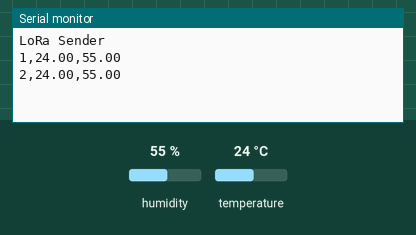
Bench run of a sketch on a simulated Arduino Uno, built with avr-gcc and run on an emulated ATmega328P. On the bench: the last lines printed to the serial monitor. Inputs (shaded band) come from the test bench; at power-on: humidity 55 %, temperature 24 °C. No radio packets arrive unless stated.

Above: at 1.9 s.
2.0 s: humidity set to 22 %
At 3.2 s:
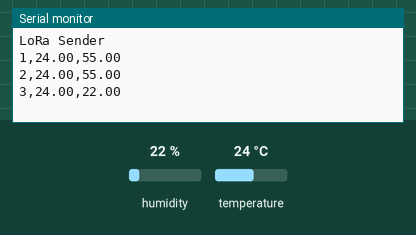
3.5 s: temperature set to 12 °C
At 3.5 s:
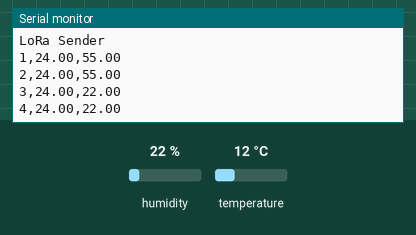
5.0 s: humidity set to 40 %
At 6.4 s:
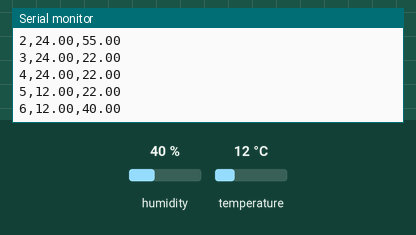
Timing chart, 0 to 8.0 s (numbered marks = the images above; inputs shaded):
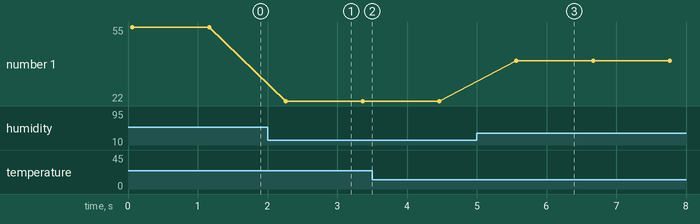

The sketch:

Sender_vanilla.ino
```cpp
#include <WEMOS_SHT3X.h>
#include <SPI.h>
#include <LoRa.h>

SHT3X sht30(0x44);
int counter = 1;

  void setup() {
Serial.begin(9600);
  while (!Serial);
 Serial.println("LoRa Sender");
  if (!LoRa.begin(915E6)) {
    Serial.println("Starting LoRa failed!");
    while (1);
  }
}

void loop() {

  String t;
  String h;
  String th;
  if(sht30.get()==0){
    t = sht30.cTemp;
    h = sht30.humidity;
    th = String(counter) + "," + t + "," + h;
    Serial.println(th);
    LoRa.beginPacket();
    LoRa.print(th);
    LoRa.endPacket();
    counter ++;

  }
  else
  {
    Serial.println("Error!");
  }
  delay(1000);

}
```

Measured:
- after the input at 2.0 s, the serial monitor: prints a new line after 0.26 s (image 1)
- after the input at 5.0 s, the serial monitor: prints a new line after 0.57 s (image 3)
- plotted number 1: 55 → 22 after the input at 2.0 s, 22 → 40 after the input at 5.0 s
